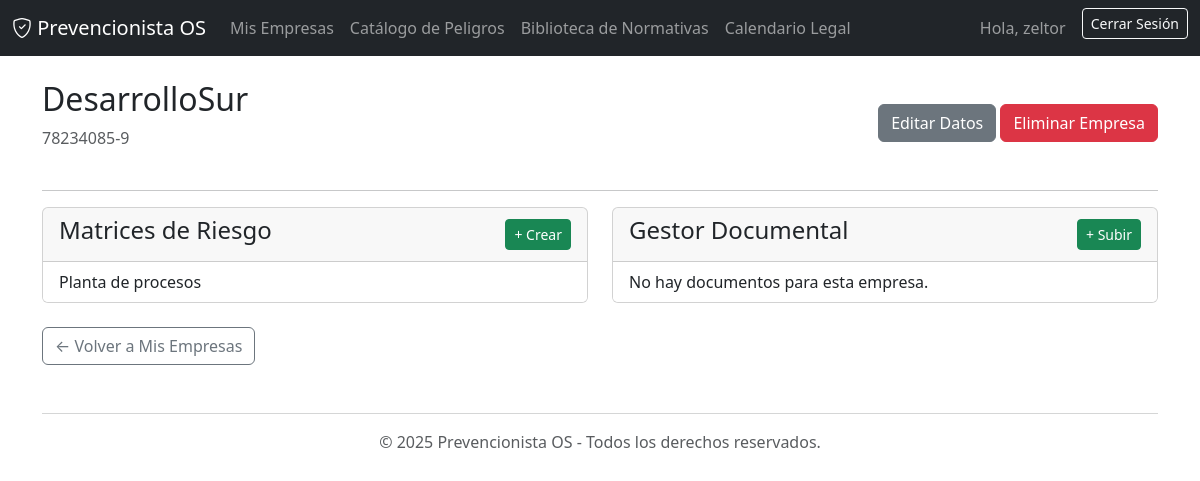
The page /empresa/1/ (signed in) on the database its author committed.
### gestion_riesgos/models.py (models this page shows, shortened)
class Empresa(models.Model):
    prevencionista = models.ForeignKey(settings.AUTH_USER_MODEL, on_delete=models.CASCADE, related_name='empresas_gestionadas')
    razon_social = models.CharField(max_length=255)
    rut = models.CharField(max_length=12, unique=True, help_text="Ej: 76.123.456-7")
    direccion = models.CharField(max_length=255, blank=True)
    telefono = models.CharField(max_length=20, blank=True)
    fecha_creacion = models.DateTimeField(auto_now_add=True)

class Matriz(models.Model):
    empresa = models.ForeignKey(Empresa, on_delete=models.CASCADE, related_name='matrices')
    nombre_proyecto = models.CharField(max_length=255, help_text="Nombre del proyecto o área evaluada")
    estado = models.CharField(max_length=50, default='En Elaboración')
    version = models.PositiveIntegerField(default=1)

### gestion_riesgos/views.py (the view)
# urls.py: path('empresa/<int:pk>/', views.EmpresaDetailView.as_view(), name='empresa_detail'),
class EmpresaDetailView(LoginRequiredMixin, DetailView):
    model = Empresa
    template_name = 'empresa_detail.html'
    context_object_name = 'empresa'
    def get_queryset(self):
        return Empresa.objects.filter(prevencionista=self.request.user)

### gestion_riesgos/templates/empresa_detail.html
{% extends 'base.html' %}
{% block content %}
<div class="d-flex justify-content-between align-items-center mb-4">
    <div>
        <h2>{{ empresa.razon_social }}</h2>
        <p class="text-muted">{{ empresa.rut }}</p>
    </div>
    <div>
        <a href="{% url 'empresa_update' empresa.pk %}" class="btn btn-secondary">Editar Datos</a>
        <a href="{% url 'empresa_delete' empresa.pk %}" class="btn btn-danger">Eliminar Empresa</a>
    </div>
</div>
<hr>
<div class="row">
    <div class="col-md-6">
        <div class="card">
            <div class="card-header d-flex justify-content-between align-items-center">
                <h4>Matrices de Riesgo</h4>
                <a href="{% url 'matriz_create' empresa_pk=empresa.pk %}" class="btn btn-success btn-sm">+ Crear</a>
            </div>
            <div class="list-group list-group-flush">
                {% for matriz in empresa.matrices.all %}
                    <a href="{% url 'matriz_detail' matriz.pk %}" class="list-group-item list-group-item-action">
                        {{ matriz.nombre_proyecto }}
                    </a>
                {% empty %}
                    <li class="list-group-item">No hay matrices para esta empresa.</li>
                {% endfor %}
            </div>
        </div>
    </div>
    <div class="col-md-6">
        <div class="card">
            <div class="card-header d-flex justify-content-between align-items-center">
                <h4>Gestor Documental</h4>
                <a href="{% url 'documento_create' empresa_pk=empresa.pk %}" class="btn btn-success btn-sm">+ Subir</a>
            </div>
            <ul class="list-group list-group-flush">
                {% for doc in empresa.documentos.all %}
                    <li class="list-group-item d-flex justify-content-between align-items-center">
                        <a href="{{ doc.archivo.url }}" target="_blank">{{ doc.nombre }}</a>
                        <a href="{% url 'documento_delete' doc.pk %}" class="btn btn-outline-danger btn-sm">x</a>
                    </li>
                {% empty %}
                    <li class="list-group-item">No hay documentos para esta empresa.</li>
                {% endfor %}
            </ul>
        </div>
    </div>
</div>
<div class="mt-4">
    <a href="{% url 'empresa_list' %}" class="btn btn-outline-secondary">&larr; Volver a Mis Empresas</a>
</div>
{% endblock %}

### gestion_riesgos/templates/base.html (shortened to what this page needs)
<!DOCTYPE html>
<html lang="es">
<head>
    <link href="https://cdn.jsdelivr.net/npm/bootstrap@5.3.3/dist/css/bootstrap.min.css" rel="stylesheet">
    <link rel="stylesheet" href="https://cdn.jsdelivr.net/npm/bootstrap-icons@1.11.3/font/bootstrap-icons.min.css">
</head>
<body>
    <nav class="navbar navbar-expand-lg navbar-dark bg-dark">
        <div class="container-fluid">
            <a class="navbar-brand" href="{% url 'dashboard' %}">
                <i class="bi bi-shield-check"></i> Prevencionista OS
            </a>
            <div class="collapse navbar-collapse" id="navbarNav">
                {% if user.is_authenticated %}
                <ul class="navbar-nav me-auto mb-2 mb-lg-0">
                    <li class="nav-item">
                        <a class="nav-link" href="{% url 'empresa_list' %}">Mis Empresas</a>
                    </li>
                    <li class="nav-item">
                        <a class="nav-link" href="{% url 'peligro_list' %}">Catálogo de Peligros</a>
                    </li>
                    <li class="nav-item">
                        <a class="nav-link" href="{% url 'normativa_list' %}">Biblioteca de Normativas</a>
                    </li>
                    <li class="nav-item">
                        <a class="nav-link" href="{% url 'calendario_legal' %}">Calendario Legal</a>
                    </li>
                </ul>
                {% endif %}
                <div class="d-flex ms-auto">
                    {% if user.is_authenticated %}
                        <span class="navbar-text me-3">
                            Hola, {{ user.first_name|default:user.username }}
                        </span>
                        <form action="{% url 'logout' %}" method="post">
                            <button type="submit" class="btn btn-outline-light btn-sm">Cerrar Sesión</button>
                        </form>
                    {% else %}
                        <a href="{% url 'login' %}" class="btn btn-primary">Iniciar Sesión</a>
                    {% endif %}
                </div>
            </div>
        </div>
    </nav>
    <main class="container mt-4">
        {% block content %}{% endblock %}
    </main>
    <footer class="container text-center mt-5 mb-3 text-muted">
        <hr>
        <p>&copy; {% now "Y" %} Prevencionista OS - Todos los derechos reservados.</p>
    </footer>
</body>
</html>

### rows shown on the page
Empresa: razon_social "DesarrolloSur", rut "78234085-9"
Matriz: nombre_proyecto "Planta de procesos"

### other values the page prints
{{ user.first_name|default:user.username }} "zeltor"
